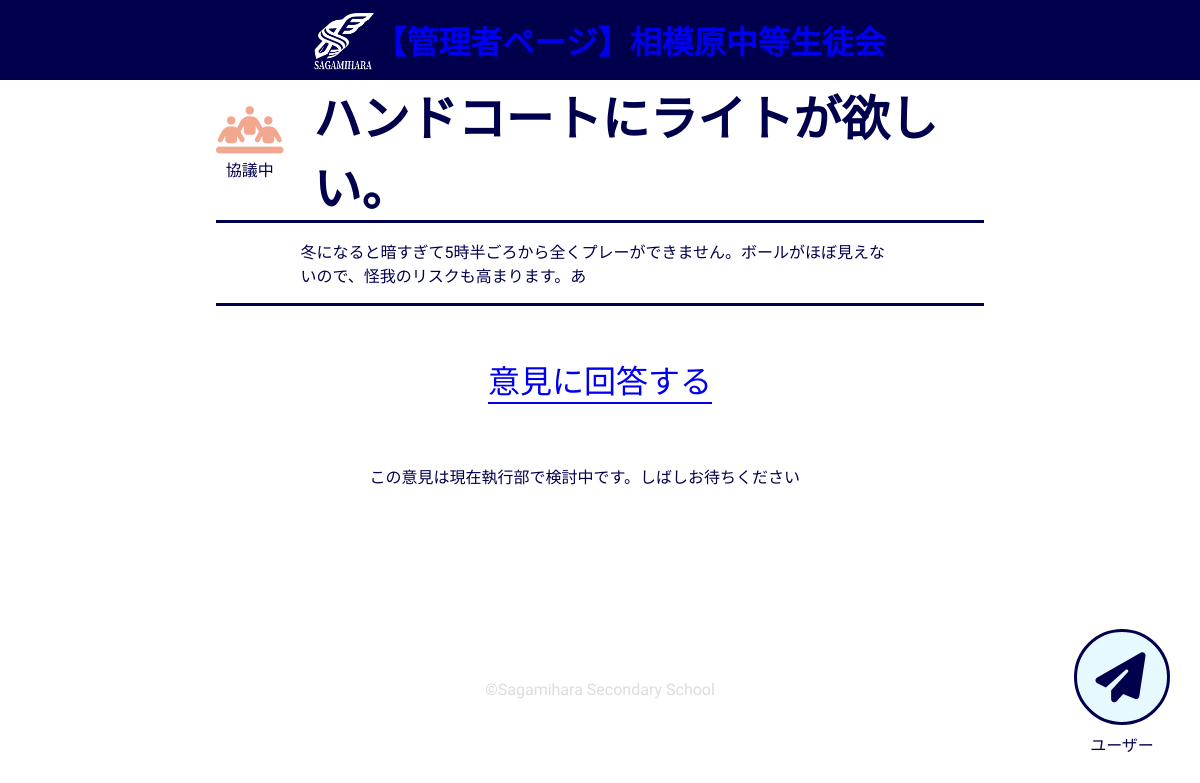
The page /owner_detail/1 on the database as committed earlier.
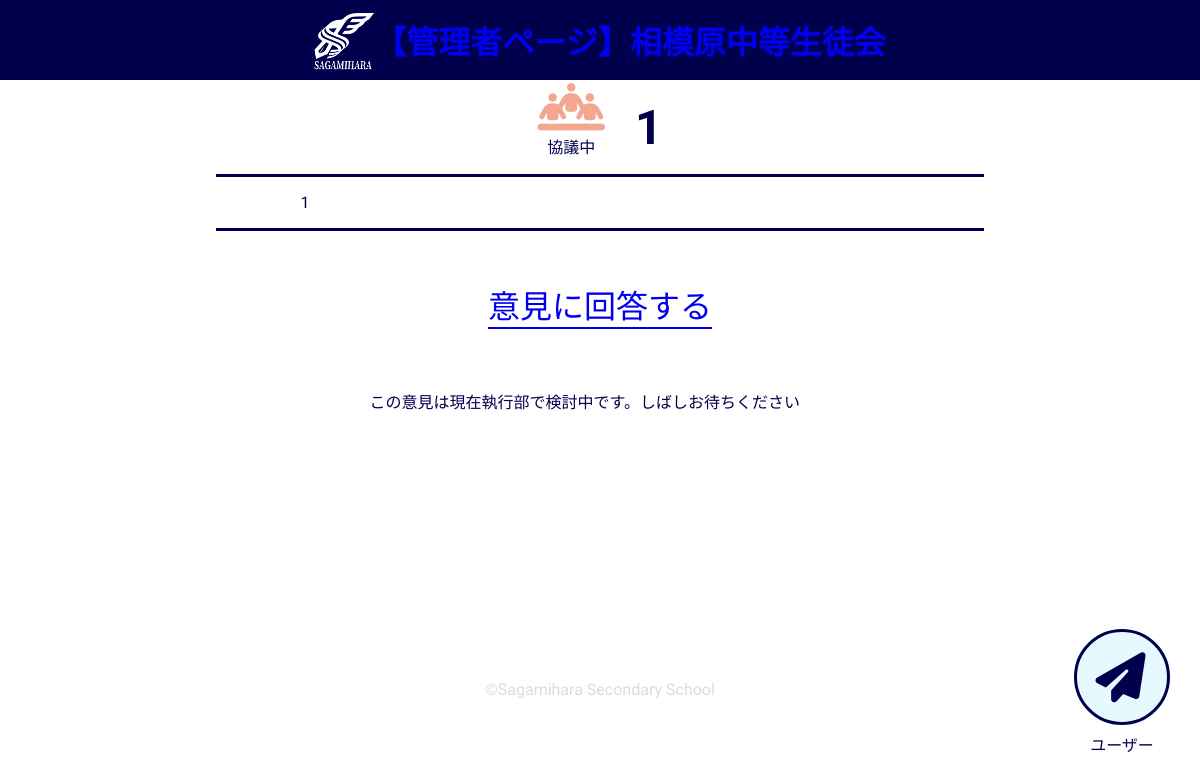
The same page on the database as committed later.
### meyasubako/models.py (models this page shows, shortened)
class Opinion(models.Model):
  title = models.CharField(max_length=16)
  content = models.CharField(max_length=10000)
  who = models.CharField(max_length=50)
  student_number = models.IntegerField()
  date_added = models.DateTimeField(auto_now_add=True)
  status = models.IntegerField(default=1)

### meyasubako/views.py (the view)
# urls.py: path('owner_detail/<int:opinion_id>',views.owner_detail,name='owner_detail'),
def owner_detail(request,opinion_id):
  opinions = Opinion.objects.get(id=opinion_id)
  timelines = TimeLine.objects.filter(opinion=opinions).all()
  context={'opinions':opinions ,'timelines':timelines}
  return render(request,"meyasubako/owner/owner_detail.html",context)

### meyasubako/templates/meyasubako/owner/owner_detail.html
{% extends 'meyasubako/owner/owner_view.html' %}
{% block content %}
<main>
  <div class="top">
    <div class="status">
      {% if opinions.status == 1 %}
      <i class="fa-solid fa-people-line" style="color: #f3a78f;"></i><p>協議中</p>
      {% elif opinions.status == 2 %}
      <i class="fa-solid fa-pause" style="color: #749ce3;margin-left: 10px;"></i> <p>回答待ち</p>
      {% elif opinions.status == 3 %}
      <i class="fa-solid fa-check" style="color: grey;"></i><p>解決済み</p>
      {% endif %}
    </div>
    <h1>{{ opinions.title }}</h1>
  </div>
<div class="content">
  <p>{{ opinions.content }}</p>
</div>
  <p><a href="{% url 'meyasubako:answer' opinions.id %}" class="title" style="text-decoration: none; display: block; margin-top: 50px;">意見に回答する</a></p>
  <div class="detail_timelines">
    {% for timeline in timelines %}
    <h2>{{ timeline.title }}</h2>
    <p>'{{ timeline.date_added | date:'y/m/d' }}</p>
    <p>{{ timeline.content }}</p>
    <p><a href="{% url 'meyasubako:edit' timeline.id %}">編集</a></p>
    <p><a href="{% url 'meyasubako:delete' timeline.id %}">削除</a></p>
    {% empty %}
    <p style="margin:auto;">この意見は現在執行部で検討中です。しばしお待ちください</p>
    {% endfor %}
  </div>
</main>
{% endblock content %}

Rows that differ between the two databases and show on the page:
changed Opinion: title "ハンドコートにライトが欲しい。" → "1"; content "冬になると暗すぎて5時半ごろから全くプレーができません。ボールがほぼ見えないので、怪我のリスクも高まります。あ" → "1"
